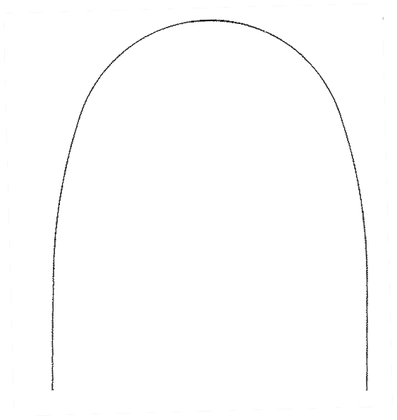
%> input picture MATLAB/NewSeparatedWires/man_1_56.52.bmp, 397 x 420 px, shrunk from 563 x 596 before the run; its folder holds only this picture in this run
$ octave findEquation.m   (GNU Octave 9; MATLAB toolbox functions it lacks are replaced by stand-ins)
%> lines starting %> are read from the running program, lines starting %| are printed output that depends on the picture; in (x1, y1, x2, y2) boxes, pixels count from 0 and x2, y2 are one past the last pixel; in counts of white or black regions, pixels touching at a corner belong together; the program's own positions count from 1
clc
clear all
close all

src_fld = 'NewSeparatedWires/';
dst_fld = 'NewPolynomials/';
mkdir (dst_fld);
files = dir([src_fld '*.bmp']);

se = strel('ball', 1,1);
for i = 1 : numel(files)
    im = imread([src_fld files(i).name]);
%> im is the input picture: size 420x397x3 uint8; min 0, max 255, mean 253.4
%     figure; imshow(im);

    mask = im2bw(im, 0.8);
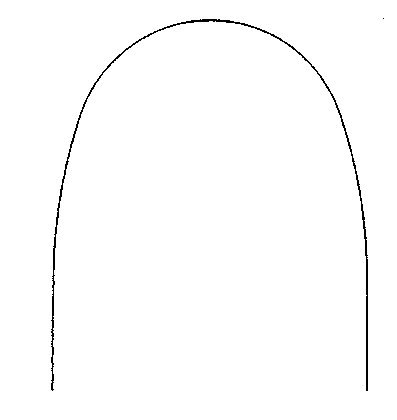
%> mask: size 420x397 logical; 99% white; black in thin lines or dots, all inside (x1, y1, x2, y2) = (51, 18, 384, 391)
    mask = imcomplement(mask);
    mask = bwmorph(mask, 'close');
    %     mask = imerode(mask, se);
%     mask = im2bw(mask, 'clean');

    mask = bwmorph(mask, 'thin', Inf);
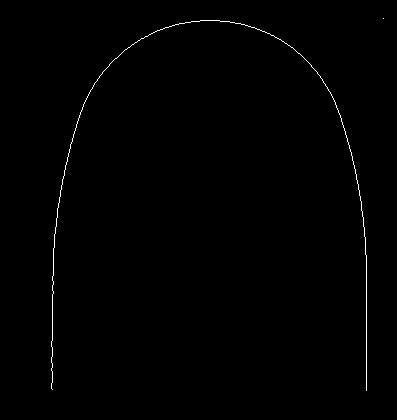
%> mask: size 420x397 logical; 0.51% white in thin lines or dots, all inside (x1, y1, x2, y2) = (51, 18, 384, 391)
    im = mask;
%     figure; imshow(mask);
    %% line tracing
    [rows,cols] = find(im);
%> rows = 854 values from 19 to 391; cols = 854 values from 52 to 384
    points = [];
    [~,ind] = min((size(im,1)-rows).^2 + (1-cols).^2);
%> ind = 21
    queue = [rows(ind), cols(ind)];
%> queue = [389 52]

    n = 1;
%     filename = 'linetracing.gif';
    mask = false(size(im));
    %// While the queue is not empty
    while ~isempty(queue)

        %// Dequeue
        pt = queue(1,:);
        queue(1,:) = [];


        %// If this is not a valid vessel point, mark as visited and continue
        if im(pt(1),pt(2)) == 0
            mask(pt(1),pt(2)) = true;

        %// If we have visited this point, continue
        elseif mask(pt(1),pt(2))
            continue;
        else
            %// We haven't visited this point yet
            %// Mark this as visited
            mask(pt(1),pt(2)) = true;
            points(n,1) = pt(1);
            points(n,2) = pt(2);

            n = n + 1;

            %// Find neighbouring points that surround current point
            %// and only select those that we haven't visited
            [c,r] = meshgrid(pt(2)-1:pt(2)+1,pt(1)-1:pt(1)+1);
            ind = sub2ind(size(im), r, c);
            locs = im(ind);
            r = r(locs);
            c = c(locs)   ;

            %// Enqueue
            queue = [queue; r(:) c(:)];
        end
    end
%> this loop made 2558 passes
%> (ind, locs, r, c, queue) on passes 1, 2, 4: ([21388 21808 22228; 21389 21809 22229; 21390 21810 22230], [false true false; false true false; false false true], [388; 389; 390], [52; 52; 53], [388 52; 389 52; 390 53]), ([21387 21807 22227; 21388 21808 22228; 21389 21809 22229], [false true false; false true false; false true false], [387; 388; 389], [52; 52; 52], [389 52; 390 53; 387 52; 388 52; 389 52]), ([21809 22229 22649; 21810 22230 22650; 21811 22231 22651], [true false false; false true false; false false false], [389; 390], [52; 53], [387 52; 388 52; 389 52; 389 52; 390 53])
%> (pt, ind, locs, r, c) on pass 5: ([387 52], [21386 21806 22226; 21387 21807 22227; 21388 21808 22228], [false true false; false true false; false true false], [386; 387; 388], [52; 52; 52])
%> mask: size 420x397 logical; 0.51% white in thin lines or dots, all inside (x1, y1, x2, y2) = (51, 20, 367, 391)
%> after the loop, c = [367; 367]; ind = [153690 154110 154530; 153691 154111 154531; 153692 154112 154532]; locs = [false true false; false true false; false false false]; n = 854; points = 853 rows, first 12: [389 52; 388 52; 390 53; 387 52; 386 52; 385 52; 384 52; 383 53; 382 53; 381 53; 380 53; 379 53]; r = [390; 391]

    %% scale curve to measurements
    dist_image = sqrt((points(1,1)-points(end,1))^2 + ...
            (points(1,2)-points(end,2))^2 );
%> dist_image = 315
    strs = strsplit(files(i).name(1:end-4), '_');
    dist_measure = str2num(strs{3});
    scale_factor = dist_measure/dist_image;
%> scale_factor = 0.179
    points = points.*scale_factor;
%> points = 853 rows, first 12: [69.8 9.33; 69.62 9.33; 69.98 9.51; 69.44 9.33; 69.26 9.33; 69.08 9.33; 68.9 9.33; 68.72 9.51; 68.54 9.51; 68.36 9.51; 68.18 9.51; 68 9.51]
    new_dist_image = sqrt((points(1,1)-points(end,1))^2 + ...
            (points(1,2)-points(end,2))^2 )
%> new_dist_image = 56.52
    %% spline fit
    x = points(:,2);
%> x = 853 values, max 65.85 at index 718, min 9.33 at index 1, mean 37.77
    y = points(:,1);
%> y = 853 values, max 70.16 at index 853, min 3.77 at index 417, mean 32.73
%     pp = spline(y,x);
    smoothSpan = 0.08;
%> (the run ends here)
